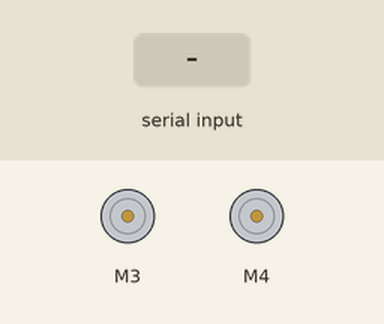
This sketch was run on a simulated Arduino Uno, built with avr-gcc and run on an emulated ATmega328P. Shown: 2 × DC motor (green arrow = forward, orange = backward, longer = faster). The test bench sets the inputs (shaded band).

Above: at 1.2 s.
1.3 s: byte 30 received over Serial
At 1.9 s:
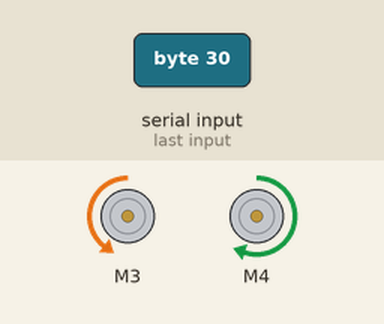
3.0 s: byte 90 received over Serial
At 4.4 s:
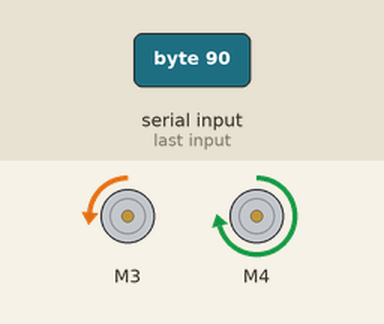
4.7 s: byte 120 received over Serial
At 5.6 s:
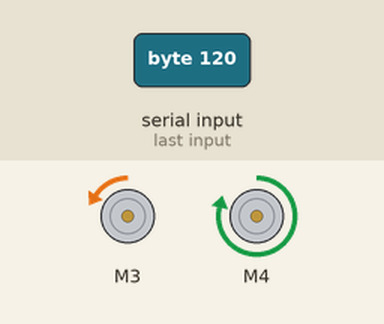
Timing chart, 0 to 7.7 s (numbered marks = the images above; inputs shaded):
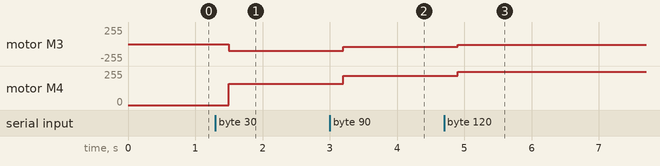

The sketch:

serial_driving_v2.ino
```cpp
#include <Wire.h>
#include <Adafruit_MotorShield.h>

// Create the motor shield object with the default I2C address
Adafruit_MotorShield AFMS = Adafruit_MotorShield();
// Or, create it with a different I2C address (say for stacking)
// Adafruit_MotorShield AFMS = Adafruit_MotorShield(0x61);

// Select which 'port' M1, M2, M3 or M4. In this case, M3 and M4
Adafruit_DCMotor *M3 = AFMS.getMotor(3);
Adafruit_DCMotor *M4 = AFMS.getMotor(4);
//Adafruit_DCMotor *myOtherMotor = AFMS.getMotor(2);

void setup() {
  Serial.begin(9600);           // set up Serial library at 9600 bps

  AFMS.begin();  // create with the default frequency 1.6KHz
  //AFMS.begin(1000);  // OR with a different frequency, say 1KHz

  // Set the speed to start, from 0 (off) to 255 (max speed)
  M3->setSpeed(150);
  M4->setSpeed(150);
  M3->run(FORWARD);
  M4->run(FORWARD);
  // turn on motor
  M3->run(RELEASE);
  M4->run(RELEASE);
}

void loop() {
  int spd;
  int M3spd;
  int M4spd;
  int dirn;

  if(Serial.available() > 0){
    delay(100);
    spd = Serial.read();
    delay(100);
    dirn = Serial.read() - 127;


    M3spd = spd + dirn;
    M4spd = spd - dirn;

    if (M3spd < 0){
      M3spd = abs(M3spd);
      M3->run(BACKWARD);
      M4->run(FORWARD);
    }

    else if (M4spd < 0){
      M4spd = abs(M4spd);
      M4->run(BACKWARD);
      M3->run(FORWARD);
    }

    else{
      M4->run(FORWARD);
      M3->run(FORWARD);
    }

    M4->setSpeed(M4spd);
    M3->setSpeed(M3spd);

  }
}
```

Measured:
- after the input at 1.3 s, motor M3: stopped → backward 98/255 after 0.20 s; motor M4: stopped → forward 158/255 after 0.20 s
- after the input at 3.0 s, motor M3: backward 98/255 → backward 38/255 after 0.20 s; motor M4: forward 158/255 → forward 218/255 after 0.20 s
- after the input at 4.7 s, motor M3: backward 38/255 → backward 8/255 after 0.20 s; motor M4: forward 218/255 → forward 248/255 after 0.20 s
